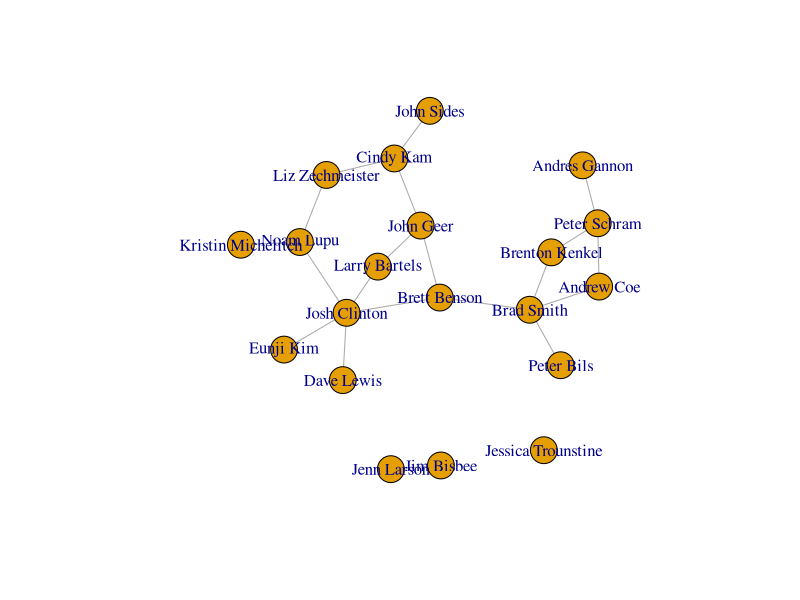

The R script that drew this image:
library(igraph)

df <- read.csv('vu_psci_coauthors_2022.csv')

nw <- graph_from_data_frame(df, directed = FALSE)

# Which node has the highest degree?
## John Clinton, degree 5

degree(nw)

# Which node has the highest eigenvector centrality?
## Brett Benson, eigenvector centrality 0.8402173
# Which node has the second highest eigenvector centrality?
## John Geer, 0.6888023

eigen_centrality(nw)$vector

# What is the length of the shortest path between Kenkel and Coe?
## 2
# What is the length of the shortest path between Schram and Kam?
## 5

distmat <- distances(nw)

# What do the infs in the distance matrix for the Bisbee and the Larson rows mean?
## There is no path between them.

# How many components are there in this network?
## 2 components

components (nw)

# What is the diameter of the largest component of this network?
## 7

diameter(nw)

# What code would you use if you wanted to add one of the professors who 
# joined Vanderbilt’s faculty after 2022, for instance Jessica Trounstine?
# Add a Jessica Trounstine node and make a visualization of the resulting network.

nw_updated <- add_vertices(nw, 1, name = 'Jessica Trounstine')
plot(nw_updated)

# Extra Credit
tv <- c()

for (num in 1:1000) {
  x <- transitivity(erdos.renyi.game(19, 20, type = 'gnm'))
  tv <- append(tv, x)
}

sum(tv == 0)/1000
